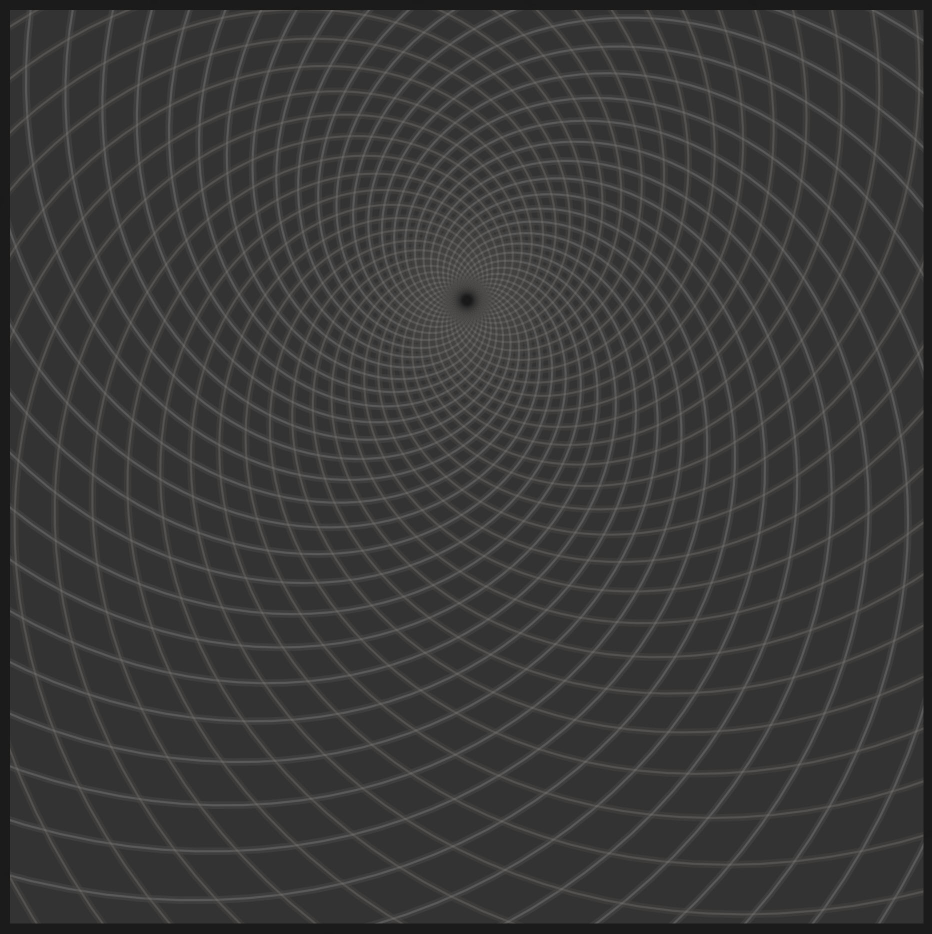
#> input picture polygon.jpg, 1864 x 1867 px (shown at 1/2 size)
$ python polygon.py
#> lines starting #> are read from the running program, lines starting #| are printed output that depends on the picture; after the words box and inside, x2 and y2 are one past the last pixel; in counts of white or black regions, pixels touching at a corner belong together
# Written by: Nick Gerend, @dataoutsider
# Viz: "Windows to the Soul", enjoy!

import numpy as np
import cv2
import os

#region prepare
# load image
img2 = cv2.imread(os.path.dirname(__file__) + '/polygon.jpg', cv2.IMREAD_COLOR)
#> img2 is the input picture: shape (1867, 1864, 3); mean B, G, R 57.3, 57.9, 58.1

# duplicate to gray scale
img = cv2.imread(os.path.dirname(__file__) + '/polygon.jpg', cv2.IMREAD_GRAYSCALE)
#> img: shape (1867, 1864); min 19, max 109, mean 57.9

# image to black and white
_,threshold = cv2.threshold(img, 75, 255, cv2.THRESH_BINARY)
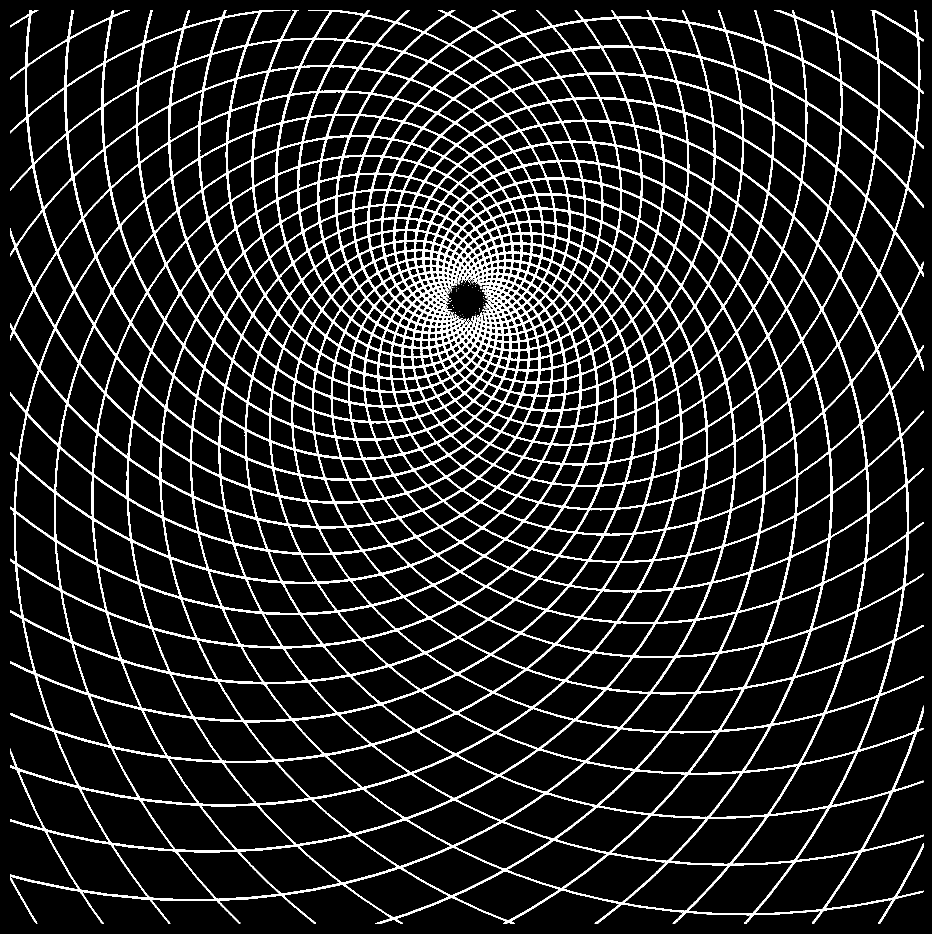
#> threshold: shape (1867, 1864) (shown at 1/2 size); 13% white; 63 white regions (62 under 20 px)

# detect shapes
contours,_ = cv2.findContours(threshold, cv2.RETR_TREE, cv2.CHAIN_APPROX_SIMPLE)
#> contours = 1466 contours, 116 with area under 20; largest, box (x1, y1, x2, y2) and area: (20, 20, 1847, 1847) 3047534, (94, 1663, 295, 1796) 13284, (1511, 1704, 1718, 1827) 13276, (226, 1689, 429, 1799) 12374, (38, 1541, 218, 1685) 12371
#endregion

#region polygon algorithm
# find polygons within regions
cx = []
cy = []
poly = []
ellipse = []
for cnt in contours :
    area = cv2.contourArea(cnt)

    # filter regions based on there area
    if area >= 100 and area <= 100000:
        polygon = cv2.approxPolyDP(cnt, 0.009 * cv2.arcLength(cnt, True), True)

        # check if the number of sides
        if(len(polygon) >= 4)and(len(polygon) <= 100):
            cv2.drawContours(img2, [polygon], 0, (0, 0, 255), 5)
            #M = cv2.moments(cnt)
            M = cv2.moments(polygon)
            cx.append(M['m10']/M['m00'])
            cy.append(M['m01']/M['m00'])
            poly.append(polygon)
            e = cv2.fitEllipse(cnt)
            ellipse.append(e)
#> this loop made 1466 passes
#> (area, polygon, e) on passes 4, 5, 6, 7, 8, 10: (10692.5, [[908, 1794], [1008, 1742], [1117, 1778], [1017, 1841]], ((1012.9, 1790.7), (83.54, 177.3), 85.49)), (10672.5, [[690, 1768], [799, 1736], [898, 1792], [785, 1834]], ((793.4, 1784.7), (83.66, 177.5), 96.3)), (11479.5, [[1249, 1805], [1336, 1725], [1454, 1731], [1371, 1821]], ((1353.2, 1773.1), (88.49, 190.3), 68.61)), (12352, [[1585, 1725], [1503, 1827], [1377, 1822], [1462, 1730]], ((1478.7, 1780.2), (94.41, 212.9), 56.72)), (10675, [[1127, 1777], [1219, 1708], [1331, 1725], [1244, 1804]], ((1231.7, 1755.1), (83.53, 183.3), 76.53)), (13276, [[1717, 1705], [1644, 1818], [1511, 1825], [1590, 1724]], ((1616.4, 1770.2), (92.33, 207.8), 55.1))
#> (area, polygon) on pass 101: (6690.5, [[307, 1260], [392, 1279], [432, 1357], [342, 1344]])
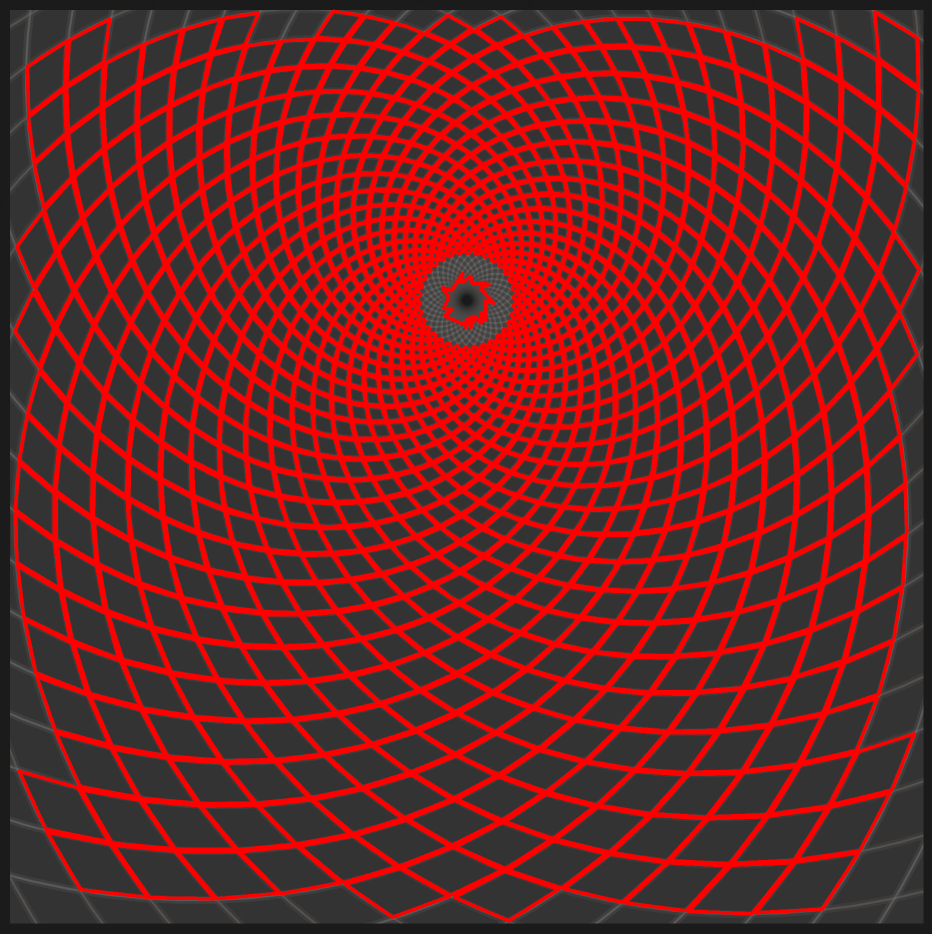
#> img2: shape (1867, 1864, 3) (shown at 1/2 size); mean B, G, R 36, 36.2, 113
#> after the loop, cx = 1154 values, max 1797.2 at index 817, min 69.66 at index 644, mean 933.6; cy = 1154 values, max 1789.7 at index 0, min 51.14 at index 1153, mean 702.3; ellipse = 1154 items; poly = 1154 contours; largest, box (x1, y1, x2, y2) and area: (94, 1664, 295, 1795) 12935, (1511, 1705, 1718, 1826) 12922, (1377, 1725, 1586, 1828) 12076, (226, 1690, 429, 1798) 12068, (1593, 1586, 1780, 1720) 12014

# # Showing the image along with outlined arrow.
# img2 = cv2.resize(img2, (900, 900))
# cv2.imshow('image2', img2)

# # Exiting the window if 'q' is pressed on the keyboard.
# if cv2.waitKey(0) & 0xFF == ord('q'):
#     cv2.destroyAllWindows()
#endregion

#region ellipse algorithm
path = 1
it = 1
import csv
import math
import matplotlib.pyplot as plt
from matplotlib.patches import Ellipse
from matplotlib.path import Path
from matplotlib.patches import PathPatch
# [28 lines of commented-out code are left out]
it = 1
with open(os.path.dirname(__file__) + '/polygons.csv', 'w',) as csvfile:
    writer = csv.writer(csvfile, lineterminator = '\n')
    writer.writerow(['x', 'y', 'path', 'item'])
    for polygon in poly:
        for j in polygon:
            writer.writerow([j[0][0],j[0][1],path,it])
            path += 1
        path = 1
        it += 1
#> this loop made 1154 passes
#> polygon on passes 1 to 3: [[908, 1794], [1008, 1742], [1117, 1778], [1017, 1841]], [[690, 1768], [799, 1736], [898, 1792], [785, 1834]], [[1249, 1805], [1336, 1725], [1454, 1731], [1371, 1821]]
#> after the loop, it = 1155
it = 1
with open(os.path.dirname(__file__) + '/centroids.csv', 'w',) as csvfile:
    writer = csv.writer(csvfile, lineterminator = '\n')
    writer.writerow(['x', 'y', 'item'])
    for i in range(len(cx)):
        writer.writerow([cx[i],cy[i],it])
        it += 1
#> after the loop, it = 1155
#endregion

print('finish')
